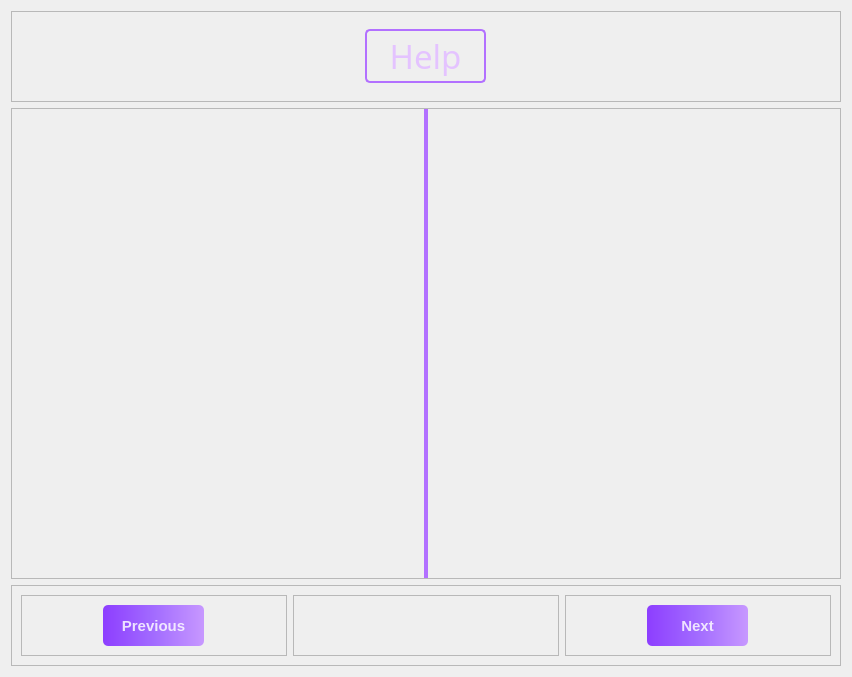
               <widget class="QWidget" name="help_page_3">
                <layout class="QVBoxLayout" name="verticalLayout_31">
                 <item>
                  <widget class="QFrame" name="h_header_3">
                   <property name="minimumSize">
                    <size>
                     <width>0</width>
                     <height>91</height>
                    </size>
                   </property>
                   <property name="maximumSize">
                    <size>
                     <width>830</width>
                     <height>91</height>
                    </size>
                   </property>
                   <property name="frameShape">
                    <enum>QFrame::StyledPanel</enum>
                   </property>
                   <property name="frameShadow">
                    <enum>QFrame::Raised</enum>
                   </property>
                   <layout class="QHBoxLayout" name="horizontalLayout_48">
                    <item>
                     <widget class="QLabel" name="label_15">
                      <property name="minimumSize">
                       <size>
                        <width>121</width>
                        <height>54</height>
                       </size>
                      </property>
                      <property name="maximumSize">
                       <size>
                        <width>121</width>
                        <height>54</height>
                       </size>
                      </property>
                      <property name="font">
                       <font>
                        <family>Swis721 BlkCn BT</family>
                        <pointsize>25</pointsize>
                        <italic>false</italic>
                        <bold>false</bold>
                       </font>
                      </property>
                      <property name="styleSheet">
                       <string notr="true">border: 2px solid #B270FF;
background: transparent;
border-radius: 5px;
padding: 5px;
color: #E4C3FF;
font: 25pt &quot;Swis721 BlkCn BT&quot;;</string>
                      </property>
                      <property name="text">
                       <string>Help</string>
                      </property>
                      <property name="alignment">
                       <set>Qt::AlignCenter</set>
                      </property>
                     </widget>
                    </item>
                   </layout>
                  </widget>
                 </item>
                 <item>
                  <widget class="QFrame" name="h_body_3">
                   <property name="minimumSize">
                    <size>
                     <width>830</width>
                     <height>471</height>
                    </size>
                   </property>
                   <property name="maximumSize">
                    <size>
                     <width>830</width>
                     <height>471</height>
                    </size>
                   </property>
                   <property name="frameShape">
                    <enum>QFrame::StyledPanel</enum>
                   </property>
                   <property name="frameShadow">
                    <enum>QFrame::Raised</enum>
                   </property>
                   <layout class="QHBoxLayout" name="horizontalLayout_49">
                    <property name="leftMargin">
                     <number>0</number>
                    </property>
                    <property name="topMargin">
                     <number>0</number>
                    </property>
                    <property name="rightMargin">
                     <number>0</number>
                    </property>
                    <property name="bottomMargin">
                     <number>0</number>
                    </property>
                    <item alignment="Qt::AlignHCenter">
                     <widget class="QLabel" name="help_3">
                      <property name="sizePolicy">
                       <sizepolicy hsizetype="Expanding" vsizetype="Expanding">
                        <horstretch>0</horstretch>
                        <verstretch>0</verstretch>
                       </sizepolicy>
                      </property>
                      <property name="styleSheet">
                       <string notr="true">border: 2px solid #B270FF;
border-radius: 5px;</string>
                      </property>
                      <property name="text">
                       <string>&lt;html&gt;&lt;head/&gt;&lt;body&gt;&lt;p&gt;&lt;img src=&quot;:/help_img/help_img/weight_tuts.png&quot;/&gt;&lt;/p&gt;&lt;/body&gt;&lt;/html&gt;</string>
                      </property>
                      <property name="alignment">
                       <set>Qt::AlignCenter</set>
                      </property>
                     </widget>
                    </item>
                   </layout>
                  </widget>
                 </item>
                 <item>
                  <widget class="QFrame" name="h_footer_3">
                   <property name="minimumSize">
                    <size>
                     <width>830</width>
                     <height>81</height>
                    </size>
                   </property>
                   <property name="maximumSize">
                    <size>
                     <width>830</width>
                     <height>81</height>
                    </size>
                   </property>
                   <property name="frameShape">
                    <enum>QFrame::StyledPanel</enum>
                   </property>
                   <property name="frameShadow">
                    <enum>QFrame::Raised</enum>
                   </property>
                   <layout class="QHBoxLayout" name="horizontalLayout_50">
                    <item>
                     <widget class="QFrame" name="frame_37">
                      <property name="frameShape">
                       <enum>QFrame::StyledPanel</enum>
                      </property>
                      <property name="frameShadow">
                       <enum>QFrame::Raised</enum>
                      </property>
                      <layout class="QHBoxLayout" name="horizontalLayout_52">
                       <item>
                        <widget class="QPushButton" name="prev_2">
                         <property name="minimumSize">
                          <size>
                           <width>101</width>
                           <height>41</height>
                          </size>
                         </property>
                         <property name="maximumSize">
                          <size>
                           <width>101</width>
                           <height>41</height>
                          </size>
                         </property>
                         <property name="font">
                          <font>
                           <pointsize>11</pointsize>
                           <bold>true</bold>
                          </font>
                         </property>
                         <property name="cursor">
                          <cursorShape>PointingHandCursor</cursorShape>
                         </property>
                         <property name="styleSheet">
                          <string notr="true">QPushButton {
    background: qlineargradient(x1:0, y1:0, x2:1, y2:0, stop:0 #8D3EFF, stop:0.5 #A26BFF, stop:1 #C798FF);
    color: rgba(255, 255, 255, 210);
    border-radius: 5px;
}

QPushButton:hover {
    background: qlineargradient(x1:0, y1:0, x2:1, y2:0, stop:0 #B270FF, stop:0.5 #C89DFF, stop:1 #E4C3FF);
}

QPushButton:pressed {
    padding-left: 5px;
    padding-top: 5px;
    background-color: #C795FF; /* Suggested lighter pressed color */
}
</string>
                         </property>
                         <property name="text">
                          <string>Previous</string>
                         </property>
                         <property name="checkable">
                          <bool>false</bool>
                         </property>
                         <property name="checked">
                          <bool>false</bool>
                         </property>
                        </widget>
                       </item>
                      </layout>
                     </widget>
                    </item>
                    <item>
                     <widget class="QFrame" name="frame_38">
                      <property name="frameShape">
                       <enum>QFrame::StyledPanel</enum>
                      </property>
                      <property name="frameShadow">
                       <enum>QFrame::Raised</enum>
                      </property>
                     </widget>
                    </item>
                    <item>
                     <widget class="QFrame" name="frame_39">
                      <property name="frameShape">
                       <enum>QFrame::StyledPanel</enum>
                      </property>
                      <property name="frameShadow">
                       <enum>QFrame::Raised</enum>
                      </property>
                      <layout class="QHBoxLayout" name="horizontalLayout_51">
                       <item>
                        <widget class="QPushButton" name="help_next_3">
                         <property name="minimumSize">
                          <size>
                           <width>101</width>
                           <height>41</height>
                          </size>
                         </property>
                         <property name="maximumSize">
                          <size>
                           <width>101</width>
                           <height>41</height>
                          </size>
                         </property>
                         <property name="font">
                          <font>
                           <pointsize>11</pointsize>
                           <bold>true</bold>
                          </font>
                         </property>
                         <property name="cursor">
                          <cursorShape>PointingHandCursor</cursorShape>
                         </property>
                         <property name="styleSheet">
                          <string notr="true">QPushButton {
    background: qlineargradient(x1:0, y1:0, x2:1, y2:0, stop:0 #8D3EFF, stop:0.5 #A26BFF, stop:1 #C798FF);
    color: rgba(255, 255, 255, 210);
    border-radius: 5px;
}

QPushButton:hover {
    background: qlineargradient(x1:0, y1:0, x2:1, y2:0, stop:0 #B270FF, stop:0.5 #C89DFF, stop:1 #E4C3FF);
}

QPushButton:pressed {
    padding-left: 5px;
    padding-top: 5px;
    background-color: #C795FF; /* Suggested lighter pressed color */
}
</string>
                         </property>
                         <property name="text">
                          <string>Next</string>
                         </property>
                         <property name="checkable">
                          <bool>false</bool>
                         </property>
                         <property name="checked">
                          <bool>false</bool>
                         </property>
                        </widget>
                       </item>
                      </layout>
                     </widget>
                    </item>
                   </layout>
                  </widget>
                 </item>
                </layout>
               </widget>
